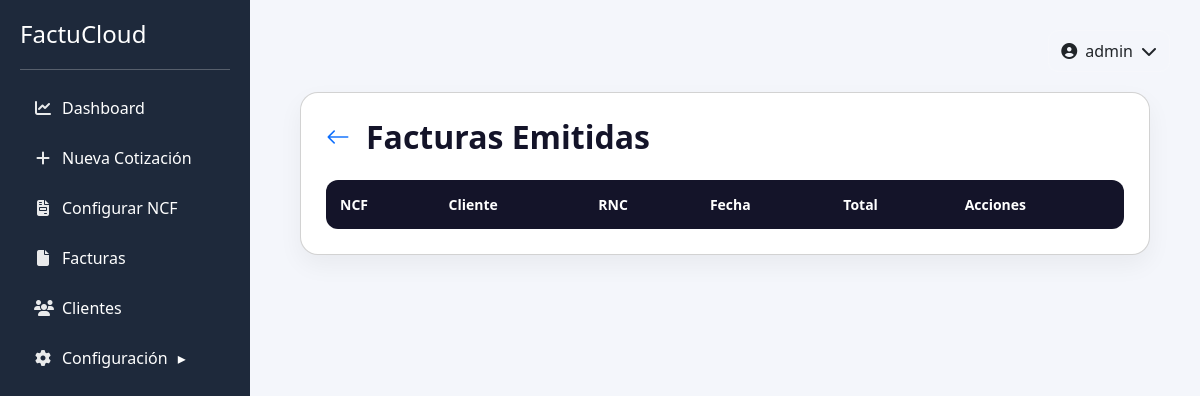
Page /facturas (signed in) on the earlier database version.
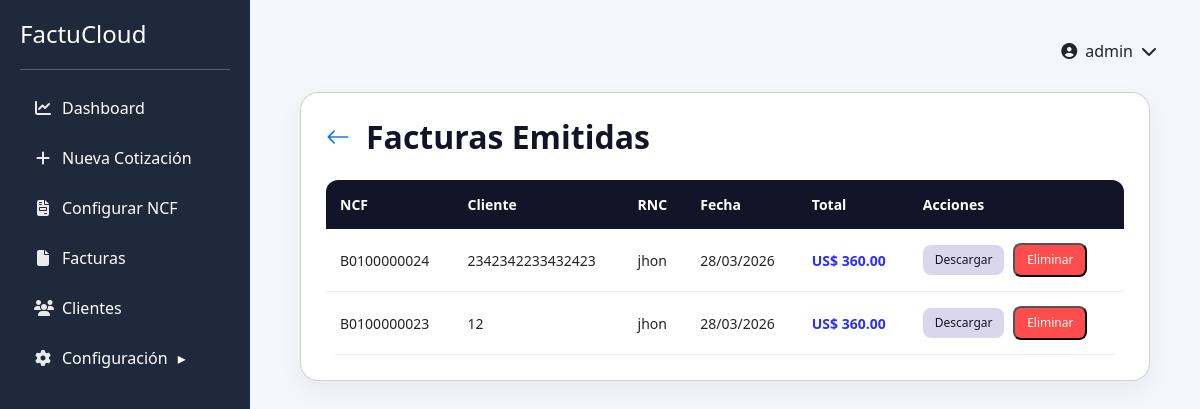
Same page on the later database version.
### tables this page shows
CREATE TABLE facturas (
        id INTEGER PRIMARY KEY AUTOINCREMENT,
        ncf TEXT,
        rnc TEXT,
        cliente TEXT,
        fecha TEXT,
        subtotal REAL,
        itbis REAL,
        total REAL,
        cotizacion_id INTEGER
    );

### app.py (the view)
@app.route("/facturas")
def facturas():
    if "usuario" not in session:
        return redirect(url_for("login"))
    conn = get_db()
    facturas = conn.execute("""
    SELECT * FROM facturas
    ORDER BY id DESC
    """).fetchall()
    conn.close()
    return render_template(
        "facturas.html",
        facturas=facturas
    )

### app.py (called while the page is built)
def get_db():
    conn = sqlite3.connect("database.db")
    conn.row_factory = sqlite3.Row
    return conn

@app.context_processor
def inject_user():
    return dict(usuario=session.get("usuario"))

### templates/facturas.html (shortened to what this page needs)
{% extends "base.html" %}
{% block content %}
<div class="card">
    <div class="d-flex align-items-center mb-4">
    <a href="{{ url_for('index') }}" class="me-3 text-decoration-none">
        <i class="bi bi-arrow-left fs-4"></i>
    </a>
    <h2 class="mb-0">Facturas Emitidas</h2>
</div>
    <table class="tabla-facturas">
        <thead>
            <tr>
                <th>NCF</th>
                <th>Cliente</th>
                <th>RNC</th>
                <th>Fecha</th>
                <th>Total</th>
                <th>Acciones</th>
            </tr>
        </thead>
        <tbody>
        {% for factura in facturas %}
            <tr>
                <td>{{ factura[1] }}</td>
                <td>{{ factura[2] }}</td>
                <td>{{ factura[3] }}</td>
                <td>{{ factura[4] }}</td>
                <td>US$ {{ "{:,.2f}".format(factura[5]) }}</td>
                <td>
                    <a class="btn-primary" href="/descargar_factura/{{ factura[0] }}">
                        Descargar
                    </a>
                    <form action="/eliminar_factura/{{ factura[0] }}" method="POST" style="display:inline;">
                        <button class="btn-danger" type="submit">
                        Eliminar
                        </button>
                    </form>
                </td>
            </tr>
        {% endfor %}
        </tbody>
    </table>
</div>
{% endblock %}

Differences in the rows shown:
added facturas: ncf "B0100000024", rnc "2342342233432423", cliente "jhon", fecha "28/03/2026", subtotal "360.00"
added facturas: ncf "B0100000023", rnc "12", cliente "jhon", fecha "28/03/2026", subtotal "360.00"
